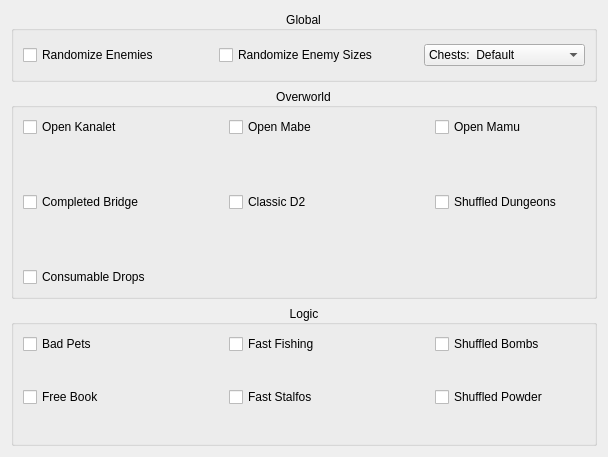
              <widget class="QWidget" name="tab_6">
               <attribute name="title">
                <string>World Settings</string>
               </attribute>
               <layout class="QVBoxLayout" name="verticalLayout_13">
                <item>
                 <layout class="QVBoxLayout" name="verticalLayout_12" stretch="1,3,2">
                  <item>
                   <widget class="QGroupBox" name="groupBox_4">
                    <property name="title">
                     <string>Global</string>
                    </property>
                    <property name="alignment">
                     <set>Qt::AlignCenter</set>
                    </property>
                    <layout class="QVBoxLayout" name="verticalLayout_38">
                     <item>
                      <layout class="QVBoxLayout" name="verticalLayout_37">
                       <item>
                        <layout class="QHBoxLayout" name="horizontalLayout_12">
                         <item>
                          <widget class="QCheckBox" name="enemyCheck">
                           <property name="minimumSize">
                            <size>
                             <width>150</width>
                             <height>0</height>
                            </size>
                           </property>
                           <property name="text">
                            <string>Randomize Enemies</string>
                           </property>
                          </widget>
                         </item>
                         <item>
                          <spacer name="horizontalSpacer_13">
                           <property name="orientation">
                            <enum>Qt::Horizontal</enum>
                           </property>
                           <property name="sizeHint" stdset="0">
                            <size>
                             <width>40</width>
                             <height>20</height>
                            </size>
                           </property>
                          </spacer>
                         </item>
                         <item>
                          <widget class="QCheckBox" name="enemySizesCheck">
                           <property name="minimumSize">
                            <size>
                             <width>150</width>
                             <height>0</height>
                            </size>
                           </property>
                           <property name="text">
                            <string>Randomize Enemy Sizes</string>
                           </property>
                          </widget>
                         </item>
                         <item>
                          <spacer name="horizontalSpacer_14">
                           <property name="orientation">
                            <enum>Qt::Horizontal</enum>
                           </property>
                           <property name="sizeHint" stdset="0">
                            <size>
                             <width>40</width>
                             <height>20</height>
                            </size>
                           </property>
                          </spacer>
                         </item>
                         <item>
                          <widget class="QComboBox" name="chestsComboBox">
                           <property name="minimumSize">
                            <size>
                             <width>150</width>
                             <height>0</height>
                            </size>
                           </property>
                           <property name="currentIndex">
                            <number>0</number>
                           </property>
                           <item>
                            <property name="text">
                             <string>Chests:  Default</string>
                            </property>
                           </item>
                           <item>
                            <property name="text">
                             <string>Chests:  Size</string>
                            </property>
                           </item>
                           <item>
                            <property name="text">
                             <string>Chests:  Textures + Size</string>
                            </property>
                           </item>
                          </widget>
                         </item>
                        </layout>
                       </item>
                      </layout>
                     </item>
                    </layout>
                   </widget>
                  </item>
                  <item>
                   <widget class="QGroupBox" name="groupBox_5">
                    <property name="title">
                     <string>Overworld</string>
                    </property>
                    <property name="alignment">
                     <set>Qt::AlignCenter</set>
                    </property>
                    <layout class="QVBoxLayout" name="verticalLayout_15">
                     <item>
                      <layout class="QVBoxLayout" name="verticalLayout_14">
                       <item>
                        <layout class="QHBoxLayout" name="horizontalLayout_14">
                         <item>
                          <widget class="QCheckBox" name="kanaletCheck">
                           <property name="minimumSize">
                            <size>
                             <width>150</width>
                             <height>0</height>
                            </size>
                           </property>
                           <property name="text">
                            <string>Open Kanalet</string>
                           </property>
                          </widget>
                         </item>
                         <item>
                          <spacer name="horizontalSpacer_15">
                           <property name="orientation">
                            <enum>Qt::Horizontal</enum>
                           </property>
                           <property name="sizeHint" stdset="0">
                            <size>
                             <width>40</width>
                             <height>20</height>
                            </size>
                           </property>
                          </spacer>
                         </item>
                         <item>
                          <widget class="QCheckBox" name="mabeCheck">
                           <property name="minimumSize">
                            <size>
                             <width>150</width>
                             <height>0</height>
                            </size>
                           </property>
                           <property name="text">
                            <string>Open Mabe</string>
                           </property>
                          </widget>
                         </item>
                         <item>
                          <spacer name="horizontalSpacer_16">
                           <property name="orientation">
                            <enum>Qt::Horizontal</enum>
                           </property>
                           <property name="sizeHint" stdset="0">
                            <size>
                             <width>40</width>
                             <height>20</height>
                            </size>
                           </property>
                          </spacer>
                         </item>
                         <item>
                          <widget class="QCheckBox" name="mazeCheck">
                           <property name="minimumSize">
                            <size>
                             <width>150</width>
                             <height>0</height>
                            </size>
                           </property>
                           <property name="text">
                            <string>Open Mamu</string>
                           </property>
                          </widget>
                         </item>
                        </layout>
                       </item>
                       <item>
                        <spacer name="verticalSpacer_14">
                         <property name="orientation">
                          <enum>Qt::Vertical</enum>
                         </property>
                         <property name="sizeHint" stdset="0">
                          <size>
                           <width>20</width>
                           <height>40</height>
                          </size>
                         </property>
                        </spacer>
                       </item>
                       <item>
                        <layout class="QHBoxLayout" name="horizontalLayout_15">
                         <item>
                          <widget class="QCheckBox" name="bridgeCheck">
                           <property name="minimumSize">
                            <size>
                             <width>150</width>
                             <height>0</height>
                            </size>
                           </property>
                           <property name="text">
                            <string>Completed Bridge</string>
                           </property>
                          </widget>
                         </item>
                         <item>
                          <spacer name="horizontalSpacer_17">
                           <property name="orientation">
                            <enum>Qt::Horizontal</enum>
                           </property>
                           <property name="sizeHint" stdset="0">
                            <size>
                             <width>40</width>
                             <height>20</height>
                            </size>
                           </property>
                          </spacer>
                         </item>
                         <item>
                          <widget class="QCheckBox" name="classicD2Check">
                           <property name="minimumSize">
                            <size>
                             <width>150</width>
                             <height>0</height>
                            </size>
                           </property>
                           <property name="text">
                            <string>Classic D2</string>
                           </property>
                          </widget>
                         </item>
                         <item>
                          <spacer name="horizontalSpacer_18">
                           <property name="orientation">
                            <enum>Qt::Horizontal</enum>
                           </property>
                           <property name="sizeHint" stdset="0">
                            <size>
                             <width>40</width>
                             <height>20</height>
                            </size>
                           </property>
                          </spacer>
                         </item>
                         <item>
                          <widget class="QCheckBox" name="dungeonsCheck">
                           <property name="minimumSize">
                            <size>
                             <width>150</width>
                             <height>0</height>
                            </size>
                           </property>
                           <property name="text">
                            <string>Shuffled Dungeons</string>
                           </property>
                          </widget>
                         </item>
                        </layout>
                       </item>
                       <item>
                        <spacer name="verticalSpacer_15">
                         <property name="orientation">
                          <enum>Qt::Vertical</enum>
                         </property>
                         <property name="sizeHint" stdset="0">
                          <size>
                           <width>20</width>
                           <height>40</height>
                          </size>
                         </property>
                        </spacer>
                       </item>
                       <item>
                        <layout class="QHBoxLayout" name="horizontalLayout_16">
                         <item>
                          <widget class="QCheckBox" name="consumableCheck">
                           <property name="minimumSize">
                            <size>
                             <width>150</width>
                             <height>0</height>
                            </size>
                           </property>
                           <property name="text">
                            <string>Consumable Drops</string>
                           </property>
                          </widget>
                         </item>
                         <item>
                          <spacer name="horizontalSpacer_19">
                           <property name="orientation">
                            <enum>Qt::Horizontal</enum>
                           </property>
                           <property name="sizeHint" stdset="0">
                            <size>
                             <width>40</width>
                             <height>20</height>
                            </size>
                           </property>
                          </spacer>
                         </item>
                        </layout>
                       </item>
                      </layout>
                     </item>
                    </layout>
                   </widget>
                  </item>
                  <item>
                   <widget class="QGroupBox" name="groupBox_6">
                    <property name="title">
                     <string>Logic</string>
                    </property>
                    <property name="alignment">
                     <set>Qt::AlignCenter</set>
                    </property>
                    <layout class="QVBoxLayout" name="verticalLayout_17">
                     <item>
                      <layout class="QVBoxLayout" name="verticalLayout_16">
                       <item>
                        <layout class="QHBoxLayout" name="horizontalLayout_17">
                         <item>
                          <widget class="QCheckBox" name="petsCheck">
                           <property name="minimumSize">
                            <size>
                             <width>150</width>
                             <height>0</height>
                            </size>
                           </property>
                           <property name="text">
                            <string>Bad Pets</string>
                           </property>
                          </widget>
                         </item>
                         <item>
                          <spacer name="horizontalSpacer_20">
                           <property name="orientation">
                            <enum>Qt::Horizontal</enum>
                           </property>
                           <property name="sizeHint" stdset="0">
                            <size>
                             <width>40</width>
                             <height>20</height>
                            </size>
                           </property>
                          </spacer>
                         </item>
                         <item>
                          <widget class="QCheckBox" name="fastFishingCheck">
                           <property name="minimumSize">
                            <size>
                             <width>150</width>
                             <height>0</height>
                            </size>
                           </property>
                           <property name="text">
                            <string>Fast Fishing</string>
                           </property>
                          </widget>
                         </item>
                         <item>
                          <spacer name="horizontalSpacer_21">
                           <property name="orientation">
                            <enum>Qt::Horizontal</enum>
                           </property>
                           <property name="sizeHint" stdset="0">
                            <size>
                             <width>40</width>
                             <height>20</height>
                            </size>
                           </property>
                          </spacer>
                         </item>
                         <item>
                          <widget class="QCheckBox" name="shuffledBombsCheck">
                           <property name="minimumSize">
                            <size>
                             <width>150</width>
                             <height>0</height>
                            </size>
                           </property>
                           <property name="text">
                            <string>Shuffled Bombs</string>
                           </property>
                          </widget>
                         </item>
                        </layout>
                       </item>
                       <item>
                        <spacer name="verticalSpacer_16">
                         <property name="orientation">
                          <enum>Qt::Vertical</enum>
                         </property>
                         <property name="sizeHint" stdset="0">
                          <size>
                           <width>20</width>
                           <height>40</height>
                          </size>
                         </property>
                        </spacer>
                       </item>
                       <item>
                        <layout class="QHBoxLayout" name="horizontalLayout_18">
                         <item>
                          <widget class="QCheckBox" name="bookCheck">
                           <property name="minimumSize">
                            <size>
                             <width>150</width>
                             <height>0</height>
                            </size>
                           </property>
                           <property name="text">
                            <string>Free Book</string>
                           </property>
                          </widget>
                         </item>
                         <item>
                          <spacer name="horizontalSpacer_22">
                           <property name="orientation">
                            <enum>Qt::Horizontal</enum>
                           </property>
                           <property name="sizeHint" stdset="0">
                            <size>
                             <width>40</width>
                             <height>20</height>
                            </size>
                           </property>
                          </spacer>
                         </item>
                         <item>
                          <widget class="QCheckBox" name="stalfosCheck">
                           <property name="minimumSize">
                            <size>
                             <width>150</width>
                             <height>0</height>
                            </size>
                           </property>
                           <property name="text">
                            <string>Fast Stalfos</string>
                           </property>
                          </widget>
                         </item>
                         <item>
                          <spacer name="horizontalSpacer_23">
                           <property name="orientation">
                            <enum>Qt::Horizontal</enum>
                           </property>
                           <property name="sizeHint" stdset="0">
                            <size>
                             <width>40</width>
                             <height>20</height>
                            </size>
                           </property>
                          </spacer>
                         </item>
                         <item>
                          <widget class="QCheckBox" name="shuffledPowderCheck">
                           <property name="minimumSize">
                            <size>
                             <width>150</width>
                             <height>0</height>
                            </size>
                           </property>
                           <property name="text">
                            <string>Shuffled Powder</string>
                           </property>
                          </widget>
                         </item>
                        </layout>
                       </item>
                       <item>
                        <spacer name="verticalSpacer_30">
                         <property name="orientation">
                          <enum>Qt::Vertical</enum>
                         </property>
                         <property name="sizeHint" stdset="0">
                          <size>
                           <width>20</width>
                           <height>40</height>
                          </size>
                         </property>
                        </spacer>
                       </item>
                      </layout>
                     </item>
                    </layout>
                   </widget>
                  </item>
                 </layout>
                </item>
               </layout>
              </widget>
